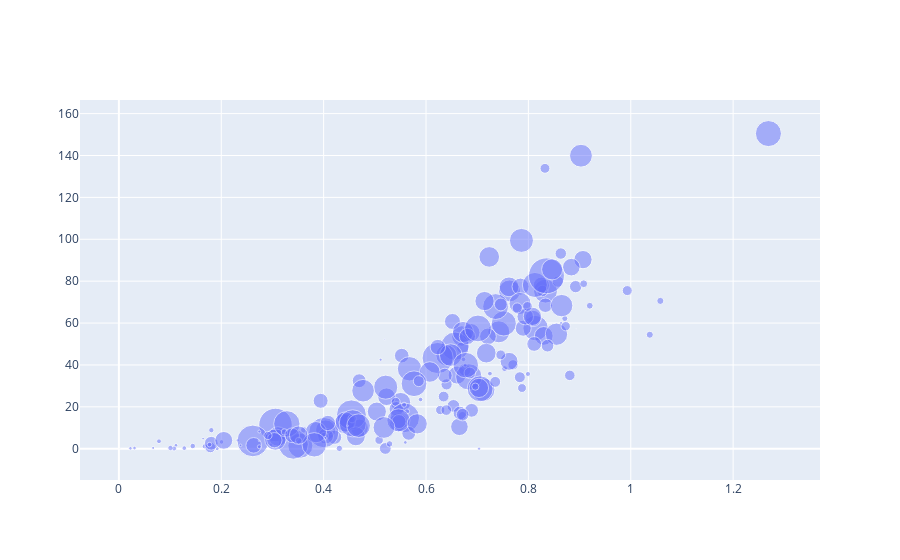

The code cell stored with this chart in its notebook:
### Code cell
fig = go.Figure()

fig.add_trace(go.Scatter(
    mode = 'markers', 
    x = df_covid19_stat['백신접종완료율'], 
    y = df_covid19_stat['인구백명당부스터접종자수'], 
    ## marker의 사이즈를 사용해 버블 차트 구현
    marker = dict(size = df_covid19_stat['십만명당사망자수'], opacity = 0.5, sizemode = 'area')
))

fig.show()

fig.write_image('D:\\R\\git\\datavisualization\\plotly\\RnPy\\chap3\\fig\\vector\\3-6.pdf')

### Figure 1 — Plotly figure (JSON) as saved in the notebook; plotly's stock layout.template omitted (floating-point values rounded to 4 significant figures; data arrays with more than 128 entries replaced by an {"elided": "..."} marker saying what was removed)
{"data": [{"marker": {"opacity": 0.5, "size": {"elided": "235 float values"}, "sizemode": "area"}, "mode": "markers", "type": "scatter", "x": {"elided": "235 float values"}, "y": {"elided": "235 float values"}}], "layout": {}}
